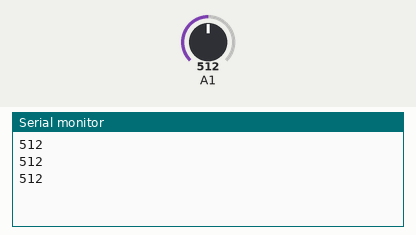
Recording of a sketch running on a simulated Arduino Uno, built with avr-gcc and run on an emulated ATmega328P. Shown: the last lines printed to the serial monitor. The inputs (shaded band) are chosen by the test bench; at power-on: A1 = 512.

Above: at 1.3 s.
1.4 s: A1 set to 716
At 1.9 s:
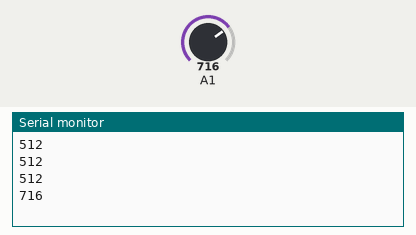
2.9 s: A1 set to 900
At 3.3 s:
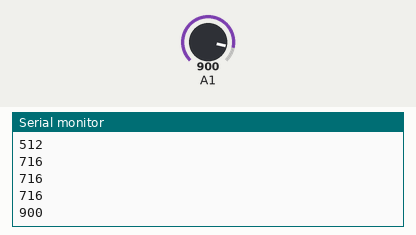
Timing chart, 0 to 5.9 s (numbered marks = the images above; inputs shaded):
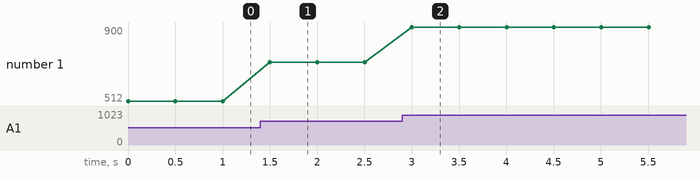

The sketch:

lineSensorAF.ino
```cpp
//Левый А1
//Правый A0
void setup() {
  //Настройка UART для обмена данными между ардуино и компьютером
  Serial.begin(9600);
}

void loop()
{
  //Считываем данные с датчика
  int adc = analogRead(A1);
  //Передаём данные на компьютер
  Serial.println(adc);
  //Задержка
  delay(500);
}
```

Measured:
- after the input at 1.4 s, the serial monitor: prints a new line after 0.10 s (image 1)
- after the input at 2.9 s, the serial monitor: prints a new line after 0.10 s (image 2)
- plotted number 1: 512 → 716 after the input at 1.4 s, 716 → 900 after the input at 2.9 s
